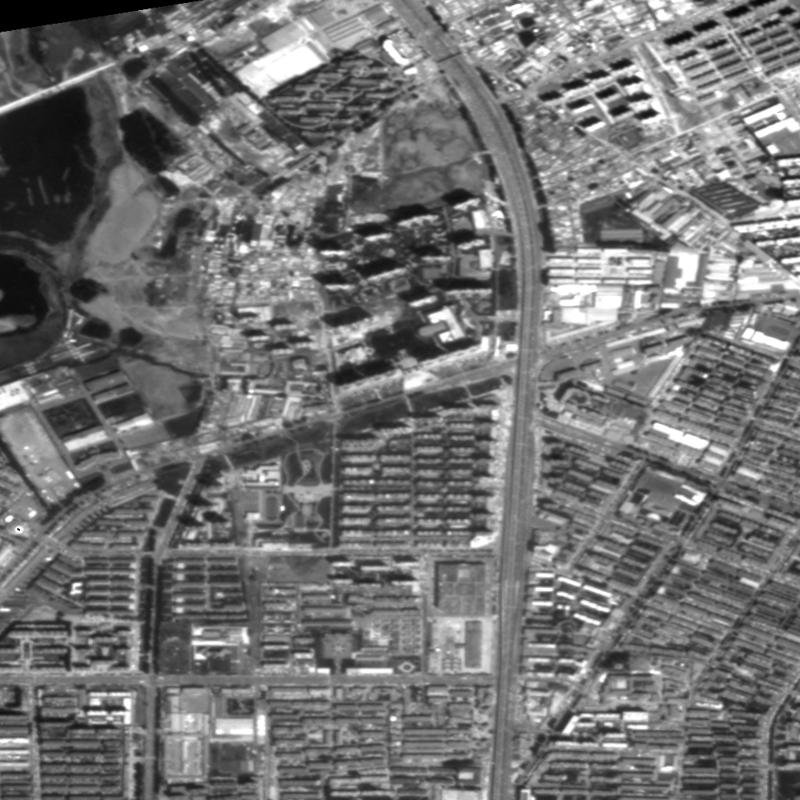
#> input picture LGHD/images/Optical.tif, 800 x 800 px
$ python -i helpers.py   (imports and definitions only)   (older library calls are emulated)
#> lines starting #> are read from the running program, lines starting #| are printed output that depends on the picture; after the words box and inside, x2 and y2 are one past the last pixel; in counts of white or black regions, pixels touching at a corner belong together
#> further down, picture is the input picture: shape (800, 800, 3); min 0, max 255, mean 114.2
import numpy as np
import cv2
from scipy import ndimage

def ehd(im, edge_map=None, num_blocks=3, norm_flag=0):
    """
    Edge Histogram Descriptor

    Args:
        im: Input image
        edge_map: Pre-computed edge map (optional)
        num_blocks: Number of blocks in each dimension
        norm_flag: Normalization flag (0: no normalization, 1: normalize)

    Returns:
        eh: Edge histogram descriptor
    """
#> called with num_blocks = 3, norm_flag = 0
    # If edge map is not provided, compute it
    if edge_map is None:
        # Compute edge map using Sobel operators
        sobel_x = cv2.Sobel(im, cv2.CV_64F, 1, 0, ksize=3)
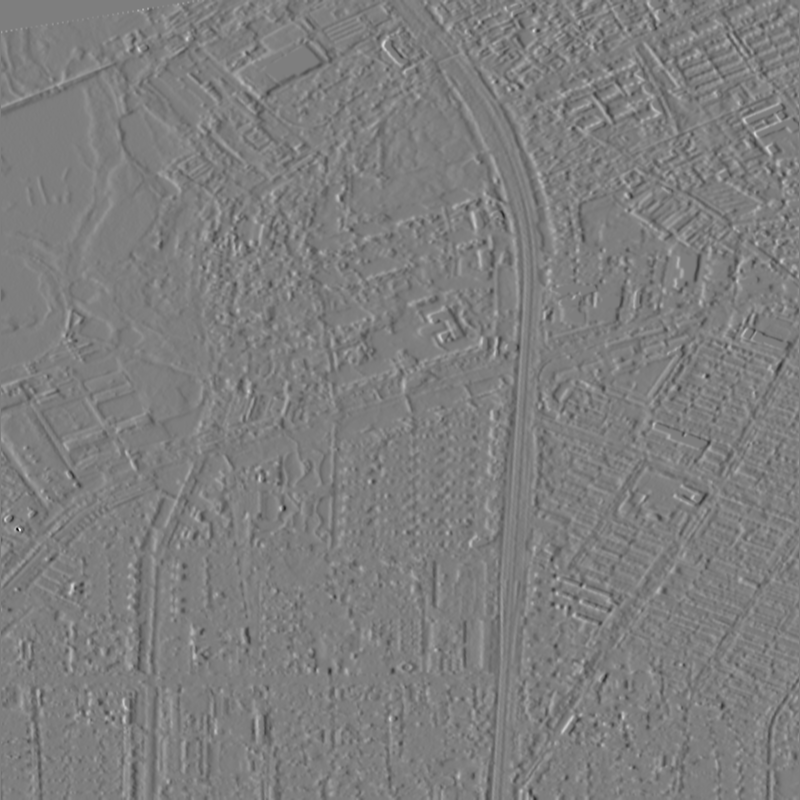
#> sobel_x: shape (800, 800, 3) float64; min -730, max 742, mean 0.4; drawn with min black and max white
        sobel_y = cv2.Sobel(im, cv2.CV_64F, 0, 1, ksize=3)
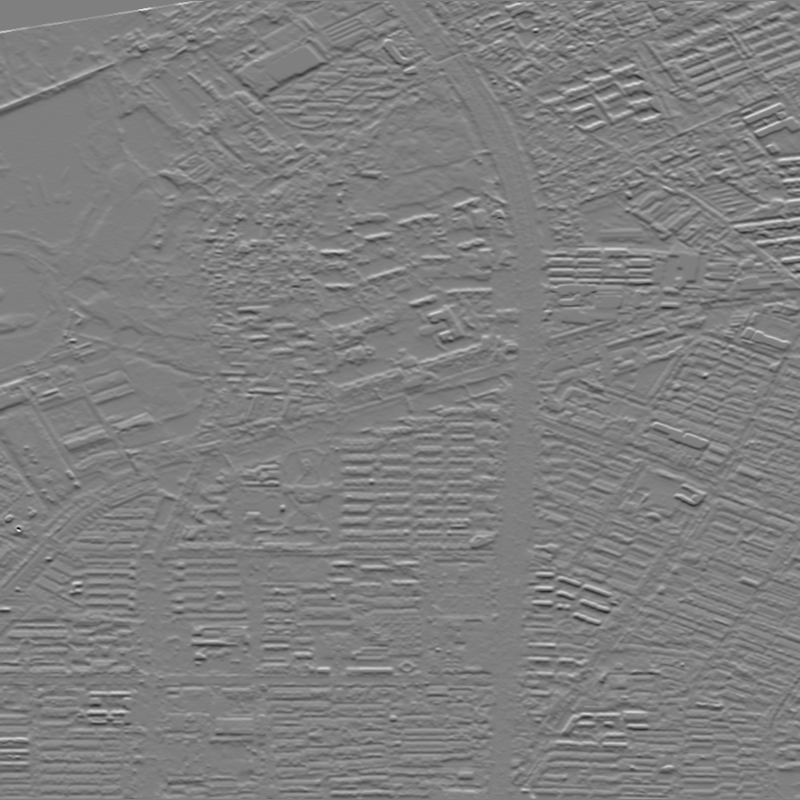
#> sobel_y: shape (800, 800, 3) float64; min -842, max 843, mean -0.1; drawn with min black and max white

        # Compute gradient magnitude and direction
        magnitude = np.sqrt(sobel_x**2 + sobel_y**2)
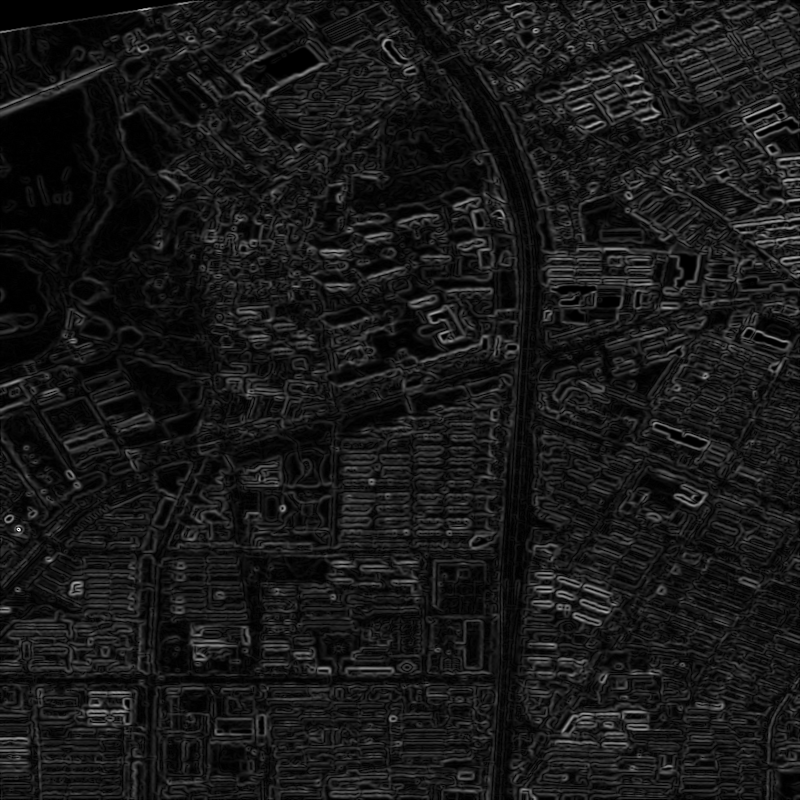
#> magnitude: shape (800, 800, 3) float64; min 0, max 931.8, mean 88.6; drawn with min black and max white
        direction = np.arctan2(sobel_y, sobel_x) * 180 / np.pi
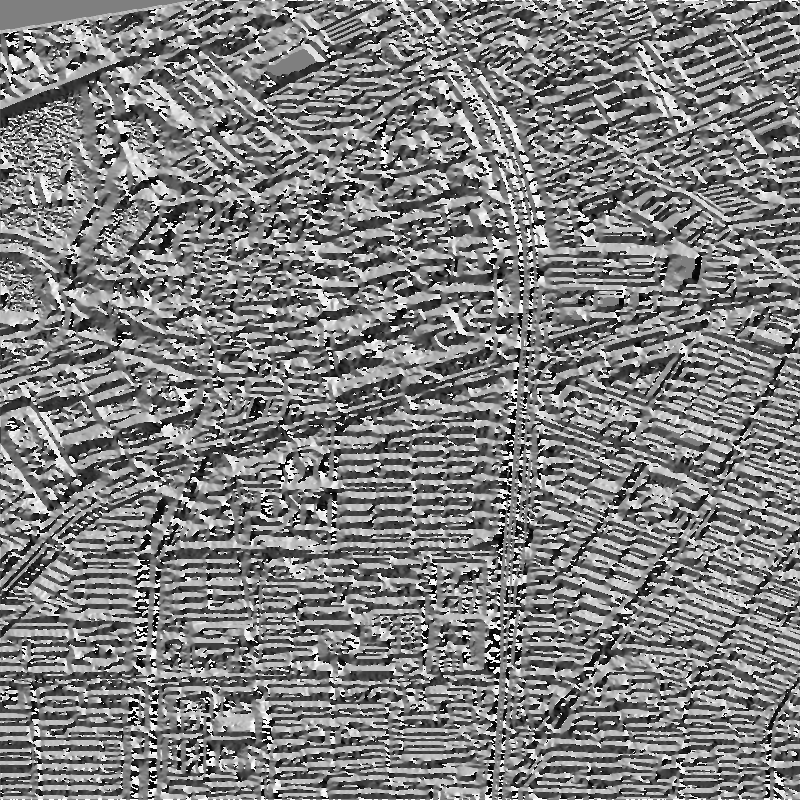
#> direction: shape (800, 800, 3) float64; min -179.8, max 180, mean -0.4; drawn with min black and max white

        # Threshold the magnitude to get edge map
        edge_map = magnitude > np.mean(magnitude)
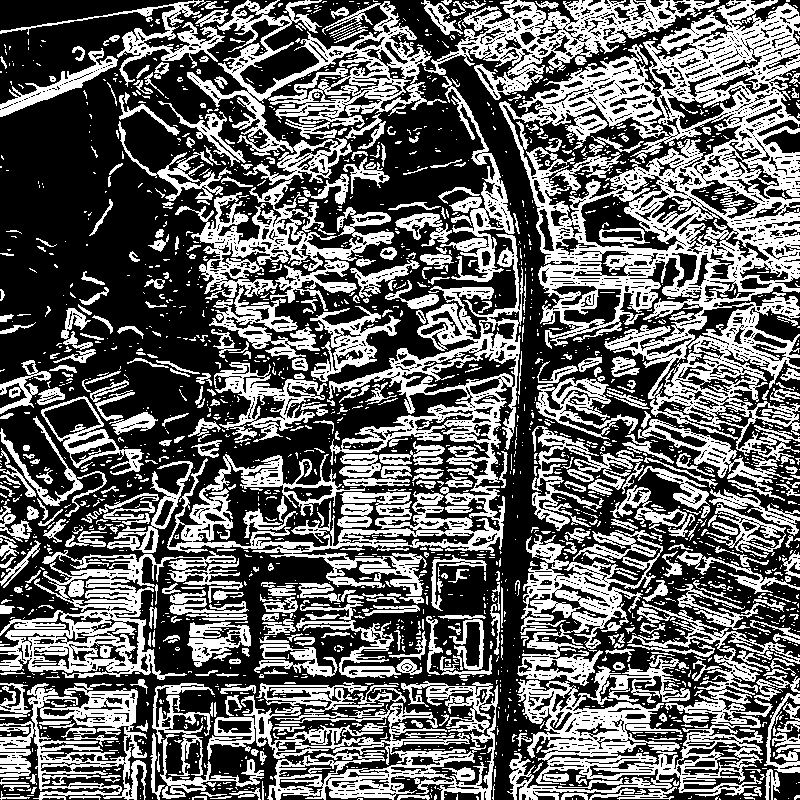
#> edge_map: shape (800, 800, 3) bool; 39.8% white; 2286 white regions (1796 under 20 px), largest, box (x1, y1, x2, y2) and area: (499, 0, 800, 467) 50498, (167, 234, 523, 596) 22842, (175, 0, 447, 300) 19736

    # Get image dimensions
#> (the run stopped early here; a loop or call above may not have finished)

$ run again, on LGHD/images/SAR.tif
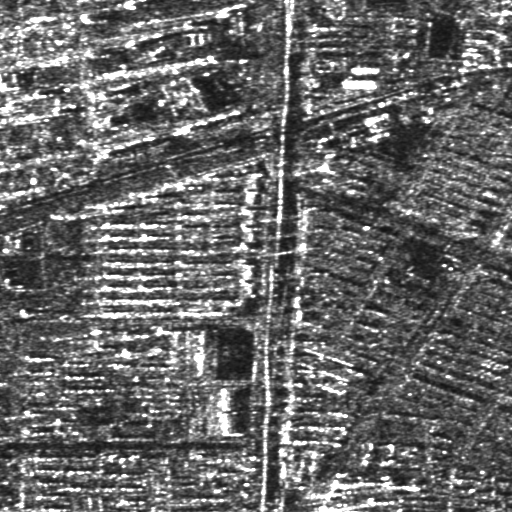
#> input picture LGHD/images/SAR.tif, 512 x 512 px
#> picture is the input picture: shape (512, 512, 3); min 17, max 255, mean 103.5
#> in ehd, `direction = np.arctan2(sobel_y, sobel_x) * 180 / np.pi`:
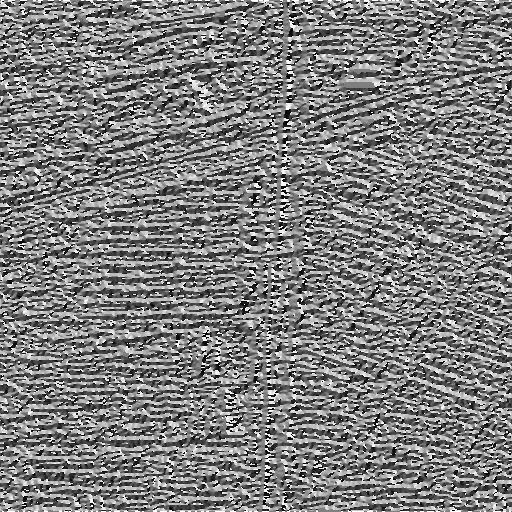
#> direction: shape (512, 512, 3) float64; min -179.9, max 180, mean -1.7; drawn with min black and max white
#> in ehd, `edge_map = magnitude > np.mean(magnitude)`:
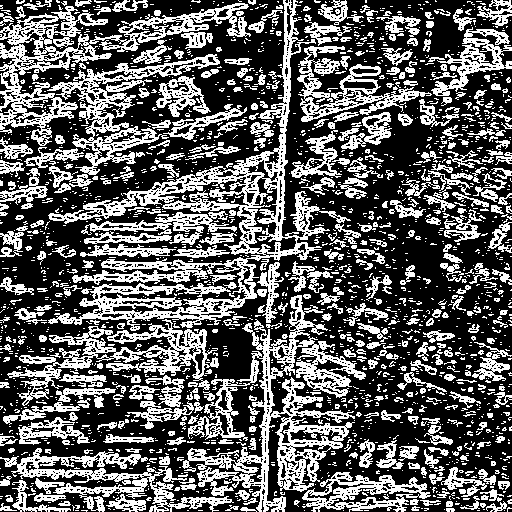
#> edge_map: shape (512, 512, 3) bool; 37.5% white in thin lines or dots

$ run again, on LGHD/images/20000_o.png
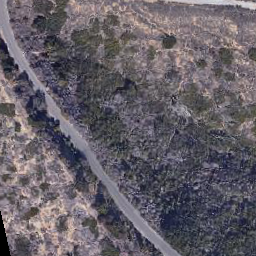
#> input picture LGHD/images/20000_o.png, 256 x 256 px
#> picture is the input picture: shape (256, 256, 3); mean B, G, R 103.3, 95.4, 100.9
#> in ehd, `direction = np.arctan2(sobel_y, sobel_x) * 180 / np.pi`:
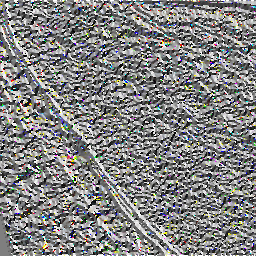
#> direction: shape (256, 256, 3) float64; mean B, G, R 3.7, 4.1, 4.1; drawn with min black and max white
#> in ehd, `edge_map = magnitude > np.mean(magnitude)`:
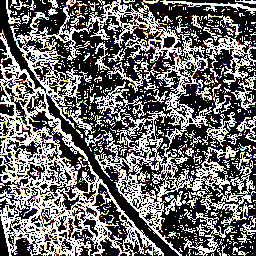
#> edge_map: shape (256, 256, 3) bool; mean B, G, R 0.41, 0.414, 0.421
